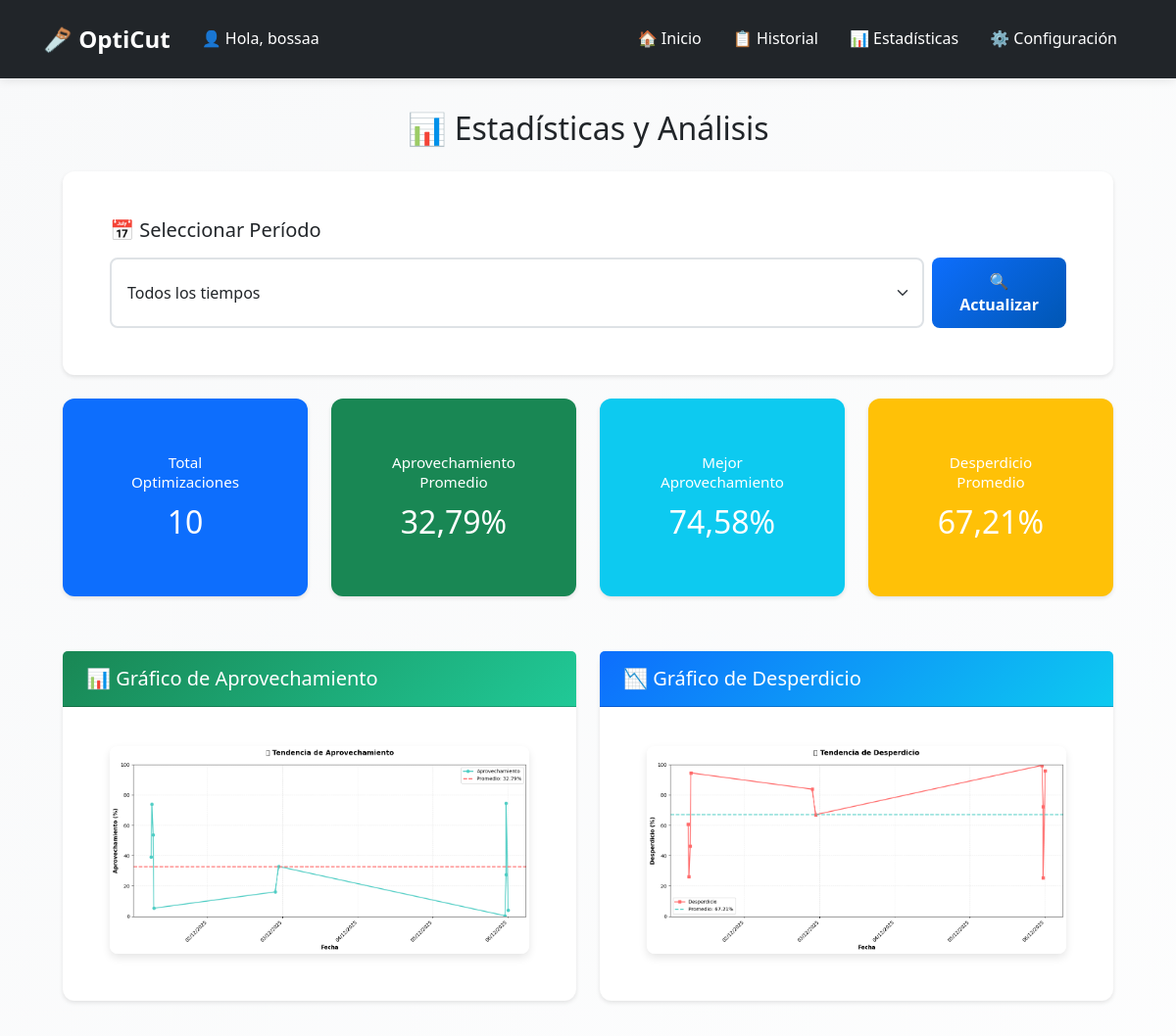
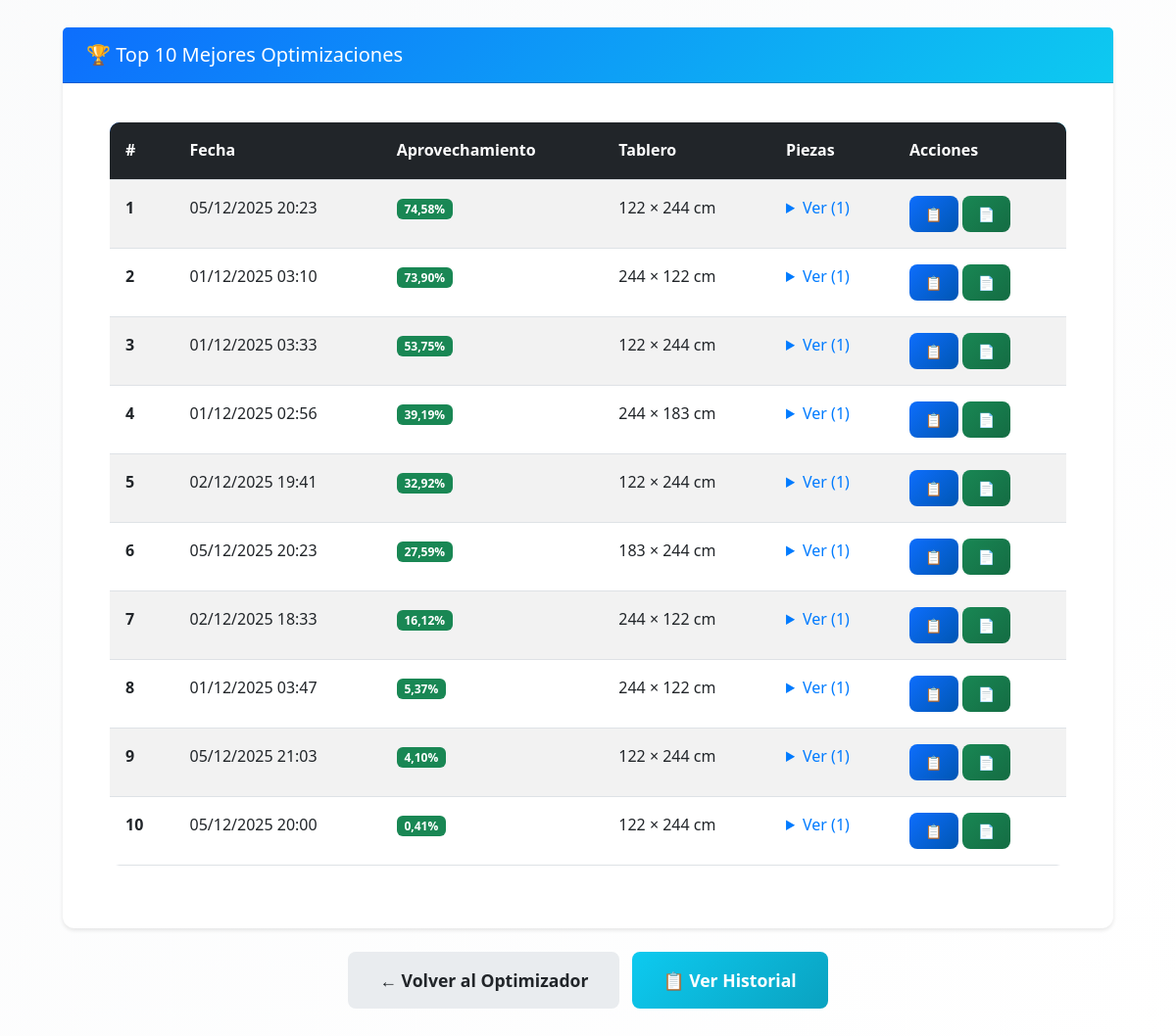
Page /opticut/estadisticas/ (signed in) on the committed database (2 pictures, top to bottom).
### opticut/models.py (models this page shows, shortened)
class Optimizacion(models.Model):
    usuario = models.ForeignKey(User, on_delete=models.CASCADE)
    fecha = models.DateTimeField(auto_now_add=True)
    ancho_tablero = models.IntegerField()
    alto_tablero = models.IntegerField()
    piezas = models.TextField(help_text="Listado de piezas en formato ancho,alto,cantidad")
    imagen = models.ImageField(upload_to='optimizaciones/', null=True, blank=True)
    pdf = models.FileField(upload_to='optimizaciones_pdfs/', null=True, blank=True)
    aprovechamiento_total = models.FloatField(default=0)
    favorito = models.BooleanField(default=False)

### opticut/views.py (the view, shortened to what this page needs)
# urls.py: path('estadisticas/', views.estadisticas, name='estadisticas'),
@login_required
def estadisticas(request):
    todas_optimizaciones = Optimizacion.objects.filter(usuario=request.user).order_by('fecha')
    periodo = request.GET.get('periodo', 'todos')
    ahora = timezone.now()
    optimizaciones_filtradas = todas_optimizaciones
    if periodo == 'semanal':
        fecha_limite = ahora - timedelta(days=7)
        optimizaciones_filtradas = todas_optimizaciones.filter(fecha__gte=fecha_limite)
    elif periodo == 'mensual':
        fecha_limite = ahora - timedelta(days=30)
        optimizaciones_filtradas = todas_optimizaciones.filter(fecha__gte=fecha_limite)
    elif periodo == 'anual':
        fecha_limite = ahora - timedelta(days=365)
        optimizaciones_filtradas = todas_optimizaciones.filter(fecha__gte=fecha_limite)
    total_optimizaciones = optimizaciones_filtradas.count()
    if total_optimizaciones > 0:
        promedio_aprovechamiento = optimizaciones_filtradas.aggregate(
            avg=Avg('aprovechamiento_total')
        )['avg'] or 0
        max_aprovechamiento = optimizaciones_filtradas.order_by('-aprovechamiento_total').first()
        max_aprovech_val = max_aprovechamiento.aprovechamiento_total if max_aprovechamiento else 0
        min_aprovechamiento = optimizaciones_filtradas.order_by('aprovechamiento_total').first()
        min_aprovech_val = min_aprovechamiento.aprovechamiento_total if min_aprovechamiento else 0
        promedio_desperdicio = 100 - promedio_aprovechamiento
        top_optimizaciones = optimizaciones_filtradas.order_by('-aprovechamiento_total')[:10]
        grafico_aprovechamiento = generar_grafico_aprovechamiento(
            optimizaciones_filtradas.order_by('fecha'), periodo, alta_resolucion=False
        )
        grafico_aprovechamiento_hd = generar_grafico_aprovechamiento(
            optimizaciones_filtradas.order_by('fecha'), periodo, alta_resolucion=True
        )
        grafico_desperdicio = generar_grafico_desperdicio(
            optimizaciones_filtradas.order_by('fecha'), periodo, alta_resolucion=False
        )
        grafico_desperdicio_hd = generar_grafico_desperdicio(
            optimizaciones_filtradas.order_by('fecha'), periodo, alta_resolucion=True
        )
    top_optimizaciones_list = []
    for idx, opt in enumerate(top_optimizaciones, start=1):
        piezas_procesadas = []
        for linea in opt.piezas.splitlines():
            if linea.strip():
                partes = linea.split(',')
                if len(partes) == 4:
                    piezas_procesadas.append({
                        'nombre': partes[0].strip(),
                        'ancho': partes[1].strip(),
                        'alto': partes[2].strip(),
                        'cantidad': partes[3].strip()
                    })
        top_optimizaciones_list.append({
            'optimizacion': opt,
            'posicion': idx,
            'piezas': piezas_procesadas
        })
    return render(request, 'opticut/estadisticas.html', {
        'total_optimizaciones': total_optimizaciones,
        'promedio_aprovechamiento': round(promedio_aprovechamiento, 2),
        'max_aprovechamiento': round(max_aprovech_val, 2),
        'min_aprovechamiento': round(min_aprovech_val, 2),
        'promedio_desperdicio': round(promedio_desperdicio, 2),
        'top_optimizaciones': top_optimizaciones_list,
        'grafico_aprovechamiento': grafico_aprovechamiento,
        'grafico_aprovechamiento_hd': grafico_aprovechamiento_hd,
        'grafico_desperdicio': grafico_desperdicio,
        'grafico_desperdicio_hd': grafico_desperdicio_hd,
        'periodo': periodo,
    })

### opticut/templates/opticut/estadisticas.html (shortened to what this page needs)
{% extends 'opticut/base.html' %}
{% load static %}
{% block content %}
<div class="container mt-4">
  <h2 class="text-center mb-4 fade-in">📊 Estadísticas y Análisis</h2>
  <div class="card mb-4 fade-in">
    <div class="card-body">
      <h5 class="card-title mb-3">📅 Seleccionar Período</h5>
      <form method="GET" action="{% url 'opticut:estadisticas' %}" class="d-flex gap-2">
        <select name="periodo" class="form-select" onchange="this.form.submit()">
          <option value="todos" {% if periodo == 'todos' %}selected{% endif %}>Todos los tiempos</option>
        </select>
        <button type="submit" class="btn btn-primary">🔍 Actualizar</button>
      </form>
    </div>
  </div>
  {% if total_optimizaciones > 0 %}
    <div class="row mb-4 fade-in">
      <div class="col-md-3 mb-3">
        <div class="card text-center bg-primary text-white stats-card">
          <div class="card-body">
            <h5 class="card-title stats-title">Total Optimizaciones</h5>
            <h2>{{ total_optimizaciones }}</h2>
          </div>
        </div>
      </div>
      <div class="col-md-3 mb-3">
        <div class="card text-center bg-success text-white stats-card">
          <div class="card-body">
            <h5 class="card-title stats-title">Aprovechamiento Promedio</h5>
            <h2>{{ promedio_aprovechamiento }}%</h2>
          </div>
        </div>
      </div>
      <div class="col-md-3 mb-3">
        <div class="card text-center bg-info text-white stats-card">
          <div class="card-body">
            <h5 class="card-title stats-title">Mejor Aprovechamiento</h5>
            <h2>{{ max_aprovechamiento }}%</h2>
          </div>
        </div>
      </div>
      <div class="col-md-3 mb-3">
        <div class="card text-center bg-warning text-white stats-card">
          <div class="card-body">
            <h5 class="card-title stats-title">Desperdicio Promedio</h5>
            <h2>{{ promedio_desperdicio }}%</h2>
          </div>
        </div>
      </div>
    </div>
    <div class="row mb-4 fade-in">
      <div class="col-md-6 mb-4">
        <div class="card">
          <div class="card-header bg-success text-white">
            <h5 class="mb-0">📊 Gráfico de Aprovechamiento</h5>
          </div>
          <div class="card-body">
            {% if grafico_aprovechamiento %}
              <div class="chart-container" style="position: relative; cursor: pointer;"
                   onclick="abrirModalGrafico('aprovechamiento')">
                <img
                     alt="Gráfico de Aprovechamiento"
                     class="img-fluid chart-thumbnail">
              </div>
            {% else %}
              <p class="text-muted">No hay datos para mostrar</p>
            {% endif %}
          </div>
        </div>
      </div>
      <div class="col-md-6 mb-4">
        <div class="card">
          <div class="card-header bg-danger text-white">
            <h5 class="mb-0">📉 Gráfico de Desperdicio</h5>
          </div>
          <div class="card-body">
            {% if grafico_desperdicio %}
              <div class="chart-container" style="position: relative; cursor: pointer;"
                   onclick="abrirModalGrafico('desperdicio')">
                <img
                     alt="Gráfico de Desperdicio"
                     class="img-fluid chart-thumbnail">
              </div>
            {% else %}
              <p class="text-muted">No hay datos para mostrar</p>
            {% endif %}
          </div>
        </div>
      </div>
    </div>
    <div class="card fade-in">
      <div class="card-header bg-dark text-white">
        <h5 class="mb-0">🏆 Top 10 Mejores Optimizaciones</h5>
      </div>
      <div class="card-body">
        {% if top_optimizaciones %}
          <div class="table-responsive">
            <table class="table table-striped table-hover">
              <thead class="table-dark">
                <tr>
                  <th>#</th>
                  <th>Fecha</th>
                  <th>Aprovechamiento</th>
                  <th>Tablero</th>
                  <th>Piezas</th>
                  <th>Acciones</th>
                </tr>
              </thead>
              <tbody>
                {% for item in top_optimizaciones %}
                  <tr>
                    <td><strong>{{ item.posicion }}</strong></td>
                    <td>{{ item.optimizacion.fecha|date:"d/m/Y H:i" }}</td>
                    <td>
                      <span class="badge bg-success">{{ item.optimizacion.aprovechamiento_total|floatformat:2 }}%</span>
                    </td>
                    <td>{{ item.optimizacion.ancho_tablero }} × {{ item.optimizacion.alto_tablero }} cm</td>
                    <td>
                      <details>
                        <summary style="cursor: pointer; color: #007bff;">Ver ({{ item.piezas|length }})</summary>
                      </details>
                    </td>
                    <td>
                      <a href="{% url 'opticut:duplicar_optimizacion' item.optimizacion.id %}"
                         class="btn btn-sm btn-primary" title="Duplicar">
                        📋
                      </a>
                      <a href="{% url 'opticut:descargar_pdf' item.optimizacion.id %}"
                         class="btn btn-sm btn-success" title="PDF">
                        📄
                      </a>
                    </td>
                  </tr>
                {% endfor %}
              </tbody>
            </table>
          </div>
        {% else %}
          <p class="text-muted">No hay optimizaciones para mostrar</p>
        {% endif %}
      </div>
    </div>
  {% endif %}
  <div class="text-center mt-4 mb-5 fade-in">
    <a href="{% url 'opticut:index' %}" class="btn btn-secondary btn-lg me-2">
      ← Volver al Optimizador
    </a>
    <a href="{% url 'opticut:mis_optimizaciones' %}" class="btn btn-info btn-lg">
      📋 Ver Historial
    </a>
  </div>
</div>
{% endblock %}

### opticut/templates/opticut/base.html (shortened to what this page needs)
{% load static %}
<!DOCTYPE html>
<html lang="es" data-theme="light">
<head>
    <link href="https://cdn.jsdelivr.net/npm/bootstrap@5.3.0/dist/css/bootstrap.min.css" rel="stylesheet">
    <link rel="stylesheet" href="{% static 'opticut/css/main.css' %}">
</head>
<body {% if user.is_authenticated and user.perfil %}data-session-timeout="{{ user.perfil.get_timeout_segundos_str }}" data-perfil-theme="{% if user.perfil.tema_preferido != 'auto' %}{{ user.perfil.tema_preferido }}{% else %}auto{% endif %}"{% endif %}>
    <nav class="navbar navbar-expand-lg navbar-custom">
        <div class="container-fluid">
            <div class="d-flex align-items-center">
                <a class="navbar-brand me-3" href="{% url 'opticut:index' %}">
                    🪚 OptiCut
                </a>
                {% if user.is_authenticated %}
                    <span class="navbar-greeting">👤 Hola, {{ user.username }}</span>
                {% endif %}
            </div>
            <div class="collapse navbar-collapse" id="navbarNav">
                <div class="navbar-nav ms-auto d-flex align-items-center">
                    {% if user.is_authenticated %}
                        <a class="nav-link" href="{% url 'opticut:index' %}">🏠 Inicio</a>
                        <a class="nav-link" href="{% url 'opticut:mis_optimizaciones' %}">📋 Historial</a>
                        <a class="nav-link" href="{% url 'opticut:estadisticas' %}">📊 Estadísticas</a>
                        <a class="nav-link" href="{% url 'usuarios:perfil' %}">⚙️ Configuración</a>
                    {% else %}
                        <a href="{% url 'usuarios:login' %}" class="btn btn-outline-primary btn-sm me-2">🔑 Iniciar sesión</a>
                        <a href="{% url 'usuarios:registro' %}" class="btn btn-outline-success btn-sm">📝 Registrarse</a>
                    {% endif %}
                </div>
            </div>
        </div>
    </nav>
    <div class="container">
        {% block content %}
        {% endblock %}
    </div>
</body>
</html>

### rows in the picture
Optimizacion: posicion "1", optimizacion.fecha "05/12/2025 20:23", optimizacion.aprovechamiento_total "74,58", optimizacion.ancho_tablero "122", optimizacion.alto_tablero "244", piezas|length "1"
Optimizacion: posicion "2", optimizacion.fecha "01/12/2025 03:10", optimizacion.aprovechamiento_total "73,90", optimizacion.ancho_tablero "244", optimizacion.alto_tablero "122", piezas|length "1"
Optimizacion: posicion "3", optimizacion.fecha "01/12/2025 03:33", optimizacion.aprovechamiento_total "53,75", optimizacion.ancho_tablero "122", optimizacion.alto_tablero "244", piezas|length "1"
Optimizacion: posicion "4", optimizacion.fecha "01/12/2025 02:56", optimizacion.aprovechamiento_total "39,19", optimizacion.ancho_tablero "244", optimizacion.alto_tablero "183", piezas|length "1"
Optimizacion: posicion "5", optimizacion.fecha "02/12/2025 19:41", optimizacion.aprovechamiento_total "32,92", optimizacion.ancho_tablero "122", optimizacion.alto_tablero "244", piezas|length "1"
Optimizacion: posicion "6", optimizacion.fecha "05/12/2025 20:23", optimizacion.aprovechamiento_total "27,59", optimizacion.ancho_tablero "183", optimizacion.alto_tablero "244", piezas|length "1"
Optimizacion: posicion "7", optimizacion.fecha "02/12/2025 18:33", optimizacion.aprovechamiento_total "16,12", optimizacion.ancho_tablero "244", optimizacion.alto_tablero "122", piezas|length "1"
Optimizacion: posicion "8", optimizacion.fecha "01/12/2025 03:47", optimizacion.aprovechamiento_total "5,37", optimizacion.ancho_tablero "244", optimizacion.alto_tablero "122", piezas|length "1"
Optimizacion: posicion "9", optimizacion.fecha "05/12/2025 21:03", optimizacion.aprovechamiento_total "4,10", optimizacion.ancho_tablero "122", optimizacion.alto_tablero "244", piezas|length "1"
Optimizacion: posicion "10", optimizacion.fecha "05/12/2025 20:00", optimizacion.aprovechamiento_total "0,41", optimizacion.ancho_tablero "122", optimizacion.alto_tablero "244", piezas|length "1"

### other values in the picture
{{ user.username }} "bossaa"
{{ total_optimizaciones }} "10"
{{ promedio_aprovechamiento }} "32,79"
{{ max_aprovechamiento }} "74,58"
{{ promedio_desperdicio }} "67,21"
